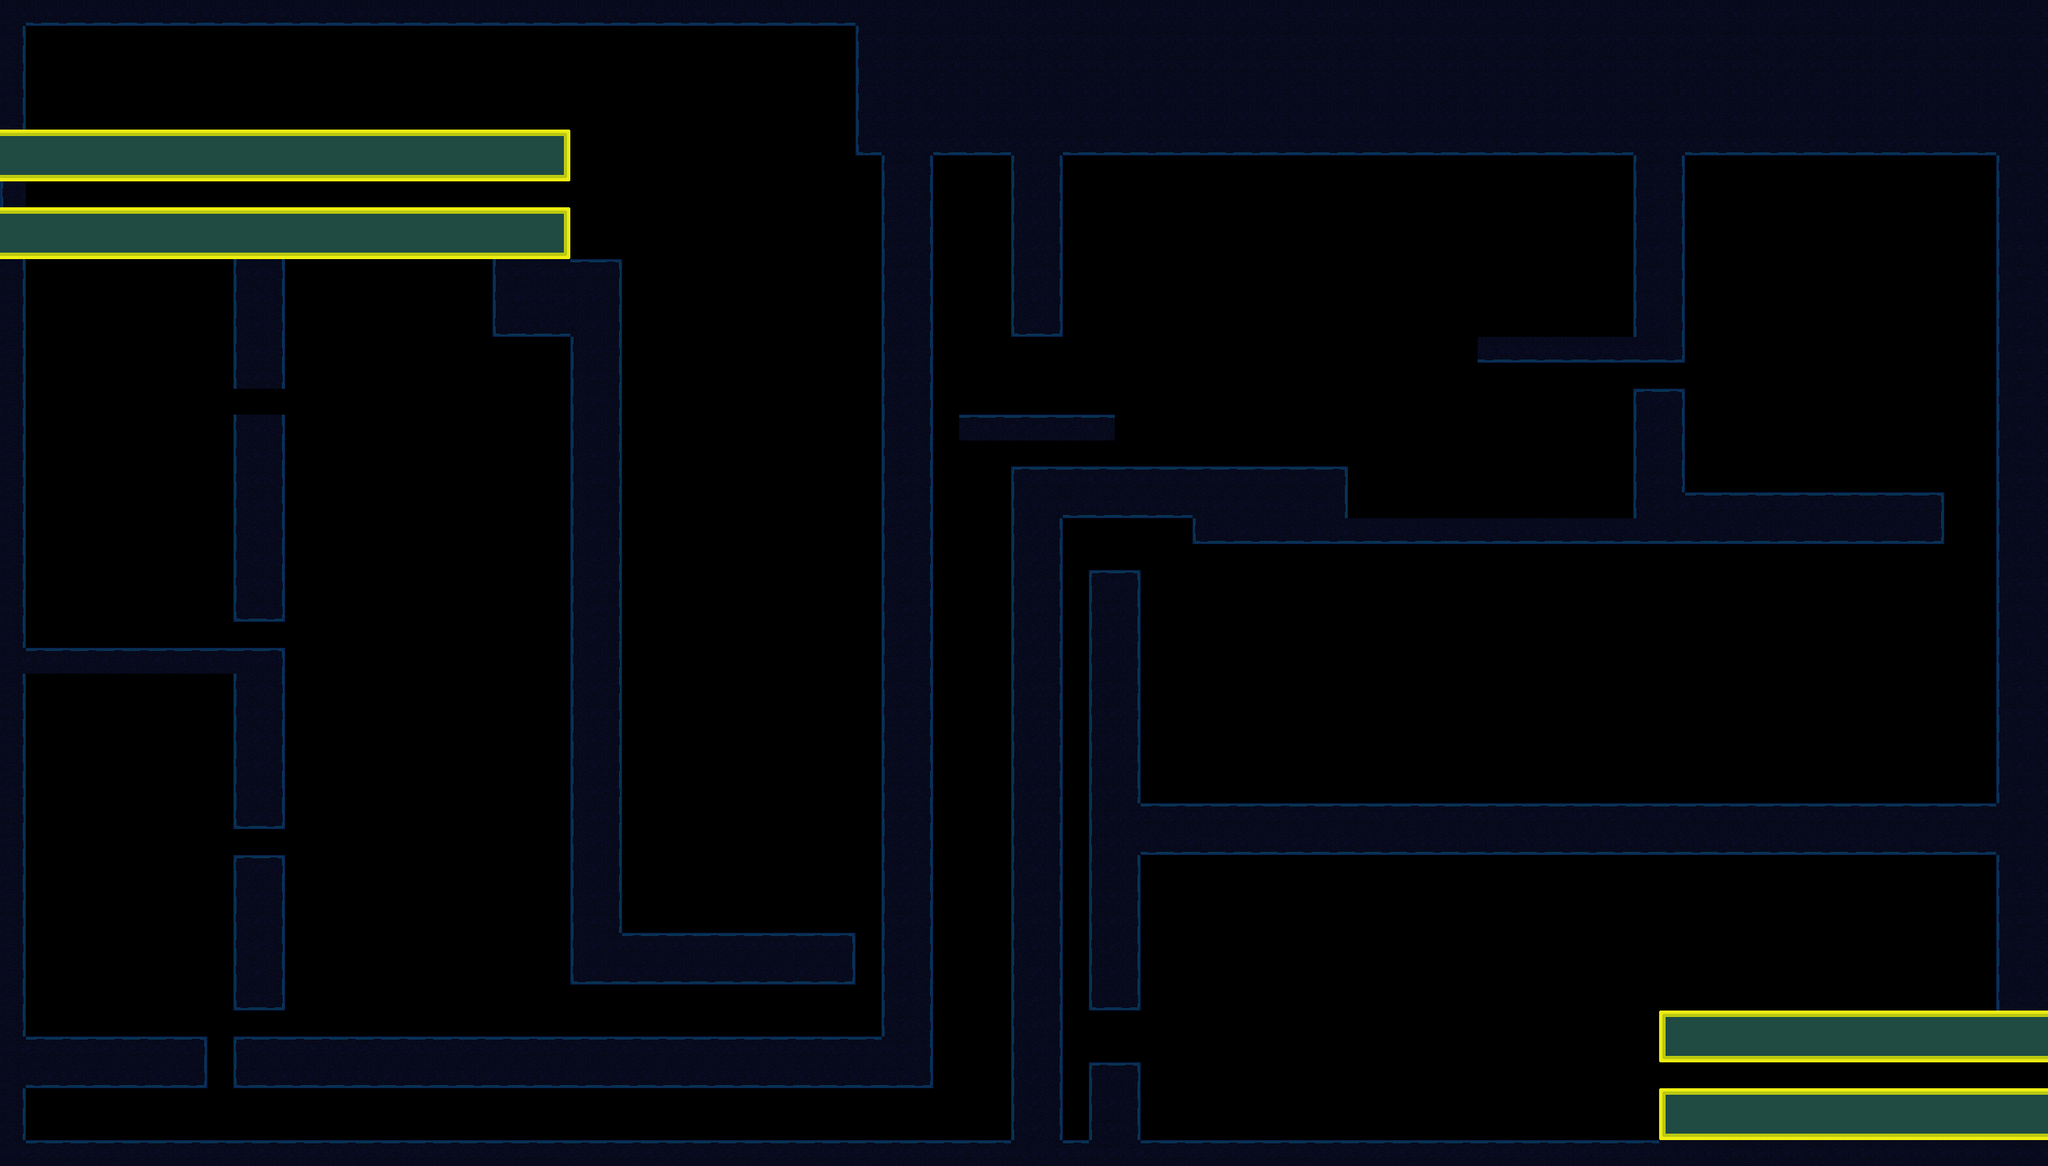

Rendered tile map (Tiled .tmx) drawn with the repository's tilesets; below, a short description and the map source with its tile grids summarised:
An orthogonal 79x45 tile map with 32x32 px tiles, 1 tile layer (Ground), 1 hidden layer not drawn, 2 tilesets and 38 objects (8x Light, 7x Urchin, 5x CollisionSquare, 4x EnemyDoor, 4x spikePirahna, ...).

<map version="1.10" tiledversion="1.10.2" orientation="orthogonal" renderorder="right-down" width="79" height="45" tilewidth="32" tileheight="32" infinite="0" nextlayerid="4" nextobjectid="245">
 <editorsettings>
  <export target="../maps/Level9.tmj" format="json" />
 </editorsettings>
 <tileset firstgid="1" name="MarkingTile" tilewidth="32" tileheight="32" tilecount="1" columns="1">
  <image source="../sampleTile.png" width="32" height="32" />
  <tile id="0">
   <properties>
    <property name="collides" type="bool" value="true" />
   </properties>
  </tile>
 </tileset>
 <tileset firstgid="2" name="AquaTile" tilewidth="32" tileheight="32" tilecount="100" columns="10">
  <image source="../StaticImages/tilesheet.png" width="320" height="320" />
  <tile id="0">
   <properties>
    <property name="collides" type="bool" value="false" />
   </properties>
  </tile>
  <tile id="1">
   <properties>
    <property name="collides" type="bool" value="true" />
   </properties>
  </tile>
  <tile id="2">
   <properties>
    <property name="collides" type="bool" value="true" />
   </properties>
  </tile>
  <tile id="3">
   <properties>
    <property name="collides" type="bool" value="true" />
   </properties>
  </tile>
  <tile id="4">
   <properties>
    <property name="collides" type="bool" value="false" />
   </properties>
  </tile>
  <tile id="5">
   <properties>
    <property name="collides" type="bool" value="true" />
   </properties>
  </tile>
  <tile id="6">
   <properties>
    <property name="collides" type="bool" value="true" />
   </properties>
  </tile>
  <tile id="7">
   <properties>
    <property name="collides" type="bool" value="true" />
   </properties>
  </tile>
  <tile id="8">
   <properties>
    <property name="collides" type="bool" value="false" />
   </properties>
  </tile>
  <tile id="9">
   <properties>
    <property name="collides" type="bool" value="false" />
   </properties>
  </tile>
  <tile id="10">
   <properties>
    <property name="collides" type="bool" value="false" />
   </properties>
  </tile>
  <tile id="11">
   <properties>
    <property name="collides" type="bool" value="true" />
   </properties>
  </tile>
  <tile id="12">
   <properties>
    <property name="collides" type="bool" value="false" />
   </properties>
  </tile>
  <tile id="13">
   <properties>
    <property name="collides" type="bool" value="true" />
   </properties>
  </tile>
  <tile id="14">
   <properties>
    <property name="collides" type="bool" value="false" />
   </properties>
  </tile>
  <tile id="15">
   <properties>
    <property name="collides" type="bool" value="true" />
   </properties>
  </tile>
  <tile id="16">
   <properties>
    <property name="collides" type="bool" value="true" />
   </properties>
  </tile>
  <tile id="17">
   <properties>
    <property name="collides" type="bool" value="true" />
   </properties>
  </tile>
  <tile id="18">
   <properties>
    <property name="collides" type="bool" value="false" />
   </properties>
  </tile>
  <tile id="19">
   <properties>
    <property name="collides" type="bool" value="false" />
   </properties>
  </tile>
  <tile id="20">
   <properties>
    <property name="collides" type="bool" value="false" />
   </properties>
  </tile>
  <tile id="21">
   <properties>
    <property name="collides" type="bool" value="true" />
   </properties>
  </tile>
  <tile id="22">
   <properties>
    <property name="collides" type="bool" value="true" />
   </properties>
  </tile>
  <tile id="23">
   <properties>
    <property name="collides" type="bool" value="true" />
   </properties>
  </tile>
  <tile id="24">
   <properties>
    <property name="collides" type="bool" value="false" />
   </properties>
  </tile>
  <tile id="25">
   <properties>
    <property name="collides" type="bool" value="true" />
   </properties>
  </tile>
  <tile id="26">
   <properties>
    <property name="collides" type="bool" value="true" />
   </properties>
  </tile>
  <tile id="27">
   <properties>
    <property name="collides" type="bool" value="true" />
   </properties>
  </tile>
  <tile id="28">
   <properties>
    <property name="collides" type="bool" value="false" />
   </properties>
  </tile>
  <tile id="29">
   <properties>
    <property name="collides" type="bool" value="false" />
   </properties>
  </tile>
  <tile id="30">
   <properties>
    <property name="collides" type="bool" value="false" />
   </properties>
  </tile>
  <tile id="31">
   <properties>
    <property name="collides" type="bool" value="false" />
   </properties>
  </tile>
  <tile id="32">
   <properties>
    <property name="collides" type="bool" value="false" />
   </properties>
  </tile>
  <tile id="33">
   <properties>
    <property name="collides" type="bool" value="false" />
   </properties>
  </tile>
  <tile id="34">
   <properties>
    <property name="collides" type="bool" value="false" />
   </properties>
  </tile>
  <tile id="35">
   <properties>
    <property name="collides" type="bool" value="false" />
   </properties>
  </tile>
  <tile id="36">
   <properties>
    <property name="collides" type="bool" value="false" />
   </properties>
  </tile>
  <tile id="37">
   <properties>
    <property name="collides" type="bool" value="false" />
   </properties>
  </tile>
  <tile id="38">
   <properties>
    <property name="collides" type="bool" value="false" />
   </properties>
  </tile>
  <tile id="39">
   <properties>
    <property name="collides" type="bool" value="false" />
   </properties>
  </tile>
  <tile id="40">
   <properties>
    <property name="collides" type="bool" value="false" />
   </properties>
  </tile>
  <tile id="41">
   <properties>
    <property name="collides" type="bool" value="true" />
   </properties>
  </tile>
  <tile id="42">
   <properties>
    <property name="collides" type="bool" value="true" />
   </properties>
  </tile>
  <tile id="43">
   <properties>
    <property name="collides" type="bool" value="true" />
   </properties>
  </tile>
  <tile id="44">
   <properties>
    <property name="collides" type="bool" value="false" />
   </properties>
  </tile>
  <tile id="45">
   <properties>
    <property name="collides" type="bool" value="false" />
   </properties>
  </tile>
  <tile id="46">
   <properties>
    <property name="collides" type="bool" value="false" />
   </properties>
  </tile>
  <tile id="47">
   <properties>
    <property name="collides" type="bool" value="false" />
   </properties>
  </tile>
  <tile id="48">
   <properties>
    <property name="collides" type="bool" value="false" />
   </properties>
  </tile>
  <tile id="49">
   <properties>
    <property name="collides" type="bool" value="false" />
   </properties>
  </tile>
  <tile id="50">
   <properties>
    <property name="collides" type="bool" value="false" />
   </properties>
  </tile>
  <tile id="51">
   <properties>
    <property name="collides" type="bool" value="true" />
   </properties>
  </tile>
  <tile id="52">
   <properties>
    <property name="collides" type="bool" value="true" />
   </properties>
  </tile>
  <tile id="53">
   <properties>
    <property name="collides" type="bool" value="true" />
   </properties>
  </tile>
  <tile id="54">
   <properties>
    <property name="collides" type="bool" value="false" />
   </properties>
  </tile>
  <tile id="55">
   <properties>
    <property name="collides" type="bool" value="false" />
   </properties>
  </tile>
  <tile id="56">
   <properties>
    <property name="collides" type="bool" value="false" />
   </properties>
  </tile>
  <tile id="57">
   <properties>
    <property name="collides" type="bool" value="false" />
   </properties>
  </tile>
  <tile id="58">
   <properties>
    <property name="collides" type="bool" value="false" />
   </properties>
  </tile>
  <tile id="59">
   <properties>
    <property name="collides" type="bool" value="false" />
   </properties>
  </tile>
  <tile id="60">
   <properties>
    <property name="collides" type="bool" value="false" />
   </properties>
  </tile>
  <tile id="61">
   <properties>
    <property name="collides" type="bool" value="true" />
   </properties>
  </tile>
  <tile id="62">
   <properties>
    <property name="collides" type="bool" value="true" />
   </properties>
  </tile>
  <tile id="63">
   <properties>
    <property name="collides" type="bool" value="true" />
   </properties>
  </tile>
  <tile id="64">
   <properties>
    <property name="collides" type="bool" value="false" />
   </properties>
  </tile>
  <tile id="65">
   <properties>
    <property name="collides" type="bool" value="false" />
   </properties>
  </tile>
  <tile id="66">
   <properties>
    <property name="collides" type="bool" value="false" />
   </properties>
  </tile>
  <tile id="67">
   <properties>
    <property name="collides" type="bool" value="false" />
   </properties>
  </tile>
  <tile id="68">
   <properties>
    <property name="collides" type="bool" value="false" />
   </properties>
  </tile>
  <tile id="69">
   <properties>
    <property name="collides" type="bool" value="false" />
   </properties>
  </tile>
  <tile id="70">
   <properties>
    <property name="collides" type="bool" value="false" />
   </properties>
  </tile>
  <tile id="71">
   <properties>
    <property name="collides" type="bool" value="false" />
   </properties>
  </tile>
  <tile id="72">
   <properties>
    <property name="collides" type="bool" value="false" />
   </properties>
  </tile>
  <tile id="73">
   <properties>
    <property name="collides" type="bool" value="false" />
   </properties>
  </tile>
  <tile id="74">
   <properties>
    <property name="collides" type="bool" value="false" />
   </properties>
  </tile>
  <tile id="75">
   <properties>
    <property name="collides" type="bool" value="false" />
   </properties>
  </tile>
  <tile id="76">
   <properties>
    <property name="collides" type="bool" value="false" />
   </properties>
  </tile>
  <tile id="77">
   <properties>
    <property name="collides" type="bool" value="false" />
   </properties>
  </tile>
  <tile id="78">
   <properties>
    <property name="collides" type="bool" value="false" />
   </properties>
  </tile>
  <tile id="79">
   <properties>
    <property name="collides" type="bool" value="false" />
   </properties>
  </tile>
  <tile id="80">
   <properties>
    <property name="collides" type="bool" value="false" />
   </properties>
  </tile>
  <tile id="81">
   <properties>
    <property name="collides" type="bool" value="false" />
   </properties>
  </tile>
  <tile id="82">
   <properties>
    <property name="collides" type="bool" value="false" />
   </properties>
  </tile>
  <tile id="83">
   <properties>
    <property name="collides" type="bool" value="false" />
   </properties>
  </tile>
  <tile id="84">
   <properties>
    <property name="collides" type="bool" value="false" />
   </properties>
  </tile>
  <tile id="85">
   <properties>
    <property name="collides" type="bool" value="false" />
   </properties>
  </tile>
  <tile id="86">
   <properties>
    <property name="collides" type="bool" value="false" />
   </properties>
  </tile>
  <tile id="87">
   <properties>
    <property name="collides" type="bool" value="false" />
   </properties>
  </tile>
  <tile id="88">
   <properties>
    <property name="collides" type="bool" value="false" />
   </properties>
  </tile>
  <tile id="89">
   <properties>
    <property name="collides" type="bool" value="false" />
   </properties>
  </tile>
  <tile id="90">
   <properties>
    <property name="collides" type="bool" value="false" />
   </properties>
  </tile>
  <tile id="91">
   <properties>
    <property name="collides" type="bool" value="false" />
   </properties>
  </tile>
  <tile id="92">
   <properties>
    <property name="collides" type="bool" value="false" />
   </properties>
  </tile>
  <tile id="93">
   <properties>
    <property name="collides" type="bool" value="false" />
   </properties>
  </tile>
  <tile id="94">
   <properties>
    <property name="collides" type="bool" value="false" />
   </properties>
  </tile>
  <tile id="95">
   <properties>
    <property name="collides" type="bool" value="false" />
   </properties>
  </tile>
  <tile id="96">
   <properties>
    <property name="collides" type="bool" value="false" />
   </properties>
  </tile>
  <tile id="97">
   <properties>
    <property name="collides" type="bool" value="false" />
   </properties>
  </tile>
  <tile id="98">
   <properties>
    <property name="collides" type="bool" value="false" />
   </properties>
  </tile>
  <tile id="99">
   <properties>
    <property name="collides" type="bool" value="false" />
   </properties>
  </tile>
 </tileset>
 <layer id="1" name="Blocking" width="79" height="45" visible="0">
  <data>[3555 cells, 227 non-empty, 1 distinct tile ids]</data>
 </layer>
 <layer id="3" name="Ground" width="79" height="45">
  <data>[3555 cells, 1195 non-empty, 17 distinct tile ids]</data>
 </layer>
 <objectgroup id="2" name="ObjectLayer">
  <properties>
   <property name="Level" value="Level2" />
  </properties>
  <object id="41" name="Lizard" x="110.849" y="244.849">
   <point />
  </object>
  <object id="187" name="Urchin" x="852" y="148">
   <point />
  </object>
  <object id="188" name="Urchin" x="852" y="416">
   <point />
  </object>
  <object id="189" name="Urchin" x="856" y="64">
   <point />
  </object>
  <object id="190" name="Pirahna" x="928" y="812">
   <properties>
    <property name="health" type="int" value="1" />
    <property name="rotation" type="int" value="0" />
   </properties>
   <point />
  </object>
  <object id="191" name="EnemyDoor" x="1056" y="1152">
   <properties>
    <property name="enemy" type="object" value="190" />
   </properties>
   <point />
  </object>
  <object id="192" name="spikePirahna" x="238.667" y="881.333">
   <properties>
    <property name="health" type="int" value="1" />
    <property name="rotation" type="int" value="90" />
   </properties>
   <point />
  </object>
  <object id="193" name="EnemyDoor" x="256" y="1280">
   <properties>
    <property name="enemy" type="object" value="192" />
   </properties>
   <point />
  </object>
  <object id="194" name="multiPirahna" x="1727.76" y="596.97">
   <properties>
    <property name="health" type="int" value="1" />
   </properties>
   <point />
  </object>
  <object id="195" name="EnemyDoor" x="2016" y="448">
   <properties>
    <property name="enemy" type="object" value="194" />
   </properties>
   <point />
  </object>
  <object id="213" name="Jelly" x="2208" y="883.333">
   <properties>
    <property name="ceiling" type="int" value="730" />
    <property name="floor" type="int" value="900" />
   </properties>
   <point />
  </object>
  <object id="214" name="Urchin" x="1848" y="684">
   <point />
  </object>
  <object id="215" name="Urchin" x="1750" y="690">
   <point />
  </object>
  <object id="216" name="Urchin" x="2018" y="688">
   <point />
  </object>
  <object id="217" name="Urchin" x="2116.97" y="705.152">
   <point />
  </object>
  <object id="218" name="Pirahna" x="1742" y="1188">
   <properties>
    <property name="health" type="int" value="2" />
    <property name="rotation" type="int" value="0" />
   </properties>
   <point />
  </object>
  <object id="219" name="EnemyDoor" x="2048" y="1312">
   <properties>
    <property name="enemy" type="object" value="218" />
   </properties>
   <point />
  </object>
  <object id="220" name="spikePirahna" x="2186.67" y="740.848">
   <properties>
    <property name="rotation" type="int" value="0" />
   </properties>
   <point />
  </object>
  <object id="222" name="spikePirahna" x="1914.06" y="704.727">
   <properties>
    <property name="rotation" type="int" value="0" />
   </properties>
   <point />
  </object>
  <object id="223" name="Jelly" x="1907.52" y="855.152">
   <properties>
    <property name="ceiling" type="int" value="730" />
    <property name="floor" type="int" value="900" />
   </properties>
   <point />
  </object>
  <object id="225" name="Jelly" x="1692" y="722.667">
   <properties>
    <property name="ceiling" type="int" value="730" />
    <property name="floor" type="int" value="900" />
   </properties>
   <point />
  </object>
  <object id="226" name="spikePirahna" x="1545.45" y="721.212">
   <properties>
    <property name="rotation" type="int" value="0" />
   </properties>
   <point />
  </object>
  <object id="227" name="Bubble" x="463.636" y="500">
   <point />
  </object>
  <object id="228" name="Bubble" x="118.182" y="515.152">
   <point />
  </object>
  <object id="229" name="Light" x="1066.67" y="1193.94">
   <properties>
    <property name="intensity" type="int" value="2" />
    <property name="radius" type="int" value="2000" />
   </properties>
   <point />
  </object>
  <object id="230" name="Light" x="318.182" y="1221.21">
   <properties>
    <property name="intensity" type="int" value="2" />
    <property name="radius" type="int" value="2000" />
   </properties>
   <point />
  </object>
  <object id="231" name="Light" x="269.697" y="1442.42">
   <properties>
    <property name="intensity" type="int" value="2" />
    <property name="radius" type="int" value="2000" />
   </properties>
   <point />
  </object>
  <object id="232" name="Light" x="1360.61" y="524.242">
   <properties>
    <property name="intensity" type="int" value="2" />
    <property name="radius" type="int" value="2000" />
   </properties>
   <point />
  </object>
  <object id="233" name="Light" x="2069.7" y="436.364">
   <properties>
    <property name="intensity" type="int" value="2" />
    <property name="radius" type="int" value="2000" />
   </properties>
   <point />
  </object>
  <object id="234" name="Light" x="2539.39" y="1318.18">
   <properties>
    <property name="intensity" type="int" value="2" />
    <property name="radius" type="int" value="2000" />
   </properties>
   <point />
  </object>
  <object id="235" name="Light" x="2463.64" y="1057.58">
   <properties>
    <property name="intensity" type="int" value="2" />
    <property name="radius" type="int" value="2000" />
   </properties>
   <point />
  </object>
  <object id="237" name="Light" x="1066.67" y="175.758">
   <properties>
    <property name="intensity" type="int" value="5" />
    <property name="radius" type="int" value="10000" />
   </properties>
   <point />
  </object>
  <object id="239" name="CollisionSquare" x="-3.33333" y="1413" width="2531.33" height="84.6667" />
  <object id="240" name="CollisionSquare" x="1356" y="1000" width="1180" height="48" />
  <object id="241" name="CollisionSquare" x="1094" y="194" width="52" height="1146" />
  <object id="242" name="SceneSwitch" x="2514" y="1326">
   <properties>
    <property name="Level" value="bossEncounter" />
   </properties>
   <point />
  </object>
  <object id="243" name="CollisionSquare" x="1258" y="574" width="48" height="828" />
  <object id="244" name="CollisionSquare" x="2466" y="1044" width="72" height="198" />
 </objectgroup>
</map>
